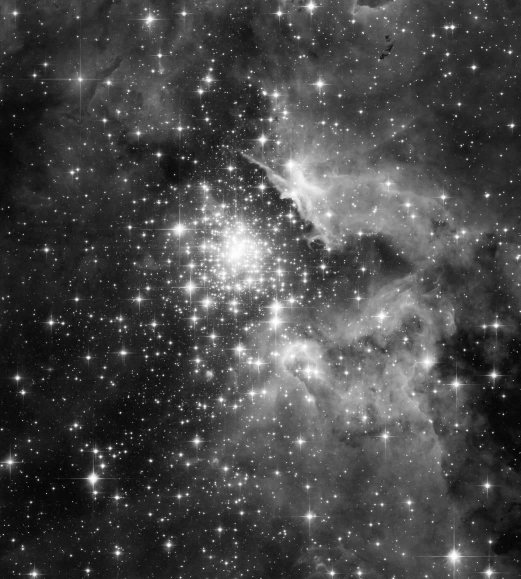
#> input picture Volume1/06-SVD_ImageCompression/figures/hubble_gray.jpg, 1041 x 1158 px, found by its file name (shown at 1/2 size)
$ jupyter execute --allow-errors Volume1.ipynb   (shell and % lines are left out)   (Python 2 division)   (older library calls are emulated)
#> lines starting #> are read from the running program, lines starting #| are printed output that depends on the picture
# _Foundations of Applied Mathematics_ Labs: Volume 1

# 1. Linear Transformations

[cell 1]
import numpy as np
from matplotlib import pyplot as plt

#> (a cell that did not finish here is left out)

**Problem 1.** Write a function for each type of linear transformation (_stretch_, _shear_, _reflection_, _rotation_, _composition_). Each function should accept an array to transform and the scalars that define the transformation ($a$ and $b$ for stretch, shear, and reflection, and $θ$ for rotation). Construct the matrix representation, left multiply it with the input array, and return the transformed array.

To test these functions, write a function to plot the original points in `horse.npy` together with the transformed points in subplots for a side-by-side comparison. Compare your results to Figure 1.1.

[cell 3]
class HorseImage:
    """
    Object-oriented
    """

    def __init__(self, data=None, filename=None):
        """
        check if data exists, if not then load it, if so then use
        """
        data = np.load("data/horse.npy")
        self.plot(data)

    # [5 lines left out: function plot, not called in this run]

#> (a cell that did not finish here is left out)

[cell 5]
# [10 lines left out: function stretch, not called in this run]

#> (a cell that did not finish here is left out)

[cell 7]
# [10 lines left out: function shear, not called in this run]

#> (a cell that did not finish here is left out)

[cell 9]
# [7 lines left out: function reflection, not called in this run]

#> (a cell that did not finish here is left out)

[cell 11]
from math import pi, cos, sin

[cell 12]
# [7 lines left out: function rotation, not called in this run]

#> (a cell that did not finish here is left out)

Take this function and make a class that

* takes a filename as an input
* imports the file
* does each transform as a method

#> (a cell that did not finish here is left out)

#> (a cell that did not finish here is left out)

**Problem 2.** The moon orbits the earth while the earth orbits the sun. Assuming circular orbits, we can compute the trajectories of both the earth and the moon using only linear and affine transformations.

Assume an orientation where both the earth and moon travel counterclockwise, with the sun at the origin. Let $\mathbf{p}_e(t)$ and $\mathbf{p}_m(t)$ be the positions of the earth and the moon at time $t$, respectively, and let $ω_e$ and $ω_m$ be each celestial body’s angular momentum. For a particular time $t$, we calculate $\mathbf{p}_e(t)$ and $\mathbf{p}_m(t)$ with the following steps:

1. Compute $\mathbf{p}_e(t)$ by rotating the initial vector $\mathbf{p}_e(0)$ counterclockwise about the origin by $tω_e$ radians.

2. Calculate the position of the moon relative to the earth at time $t$ by rotating the vector $\mathbf{p}_m(0) − \mathbf{p}_e(0)$ counterclockwise about the origin by $tω_m$ radians.

3. To compute $\mathbf{p}_m(t)$, translate the vector resulting from the previous step by $p_e(t)$.

Write a function that accepts a final time $T$ and the angular momenta $ω_e$ and $ω_m$. Assuming initial positions $\mathbf{p}_e(0) = (10, 0)$ and $\mathbf{p}_m(0) = (11, 0)$, plot $\mathbf{p}_e(t)$ and $\mathbf{p}_m(t)$ over the time interval $t ∈ [0, T]$.

The moon travels around the earth approximately 13 times every year. With $T = 3π/2$, $ω_e = 1$, and $ω_m = 13$, your plot should resemble the following figure (fix the aspect ratio with `ax.set_aspect("equal")`).

### Timing Code

The following code is useful for measuring how long it takes for code to run:

[cell 16]
import time

def for_loop():
    """Go through ten million iterations of nothing."""
    for _ in range(int(1e7)):
        pass

def time_for_loop():
    """Time for_loop() with time.time()."""
    start = time.time()             # Clock the starting time.
    for_loop()
    return time.time() - start      # Return the elapsed time.

time_for_loop()

The `%timeit` command is used in iPython for timing a single line of code.

[cell 17]
for_loop()

#### Timing an Algorithm

[cell 18]
from random import random

def random_vector(n):       # Equivalent to np.random.random(n).tolist()
    """Generate a random vector of length n as a list."""
    return [random() for i in range(n)]

def random_matrix(n):       # Equivalent to np.random.random((n,n)).tolist()
    """Generate a random nxn matrix as a list of lists."""
    return [[random() for j in range(n)] for i in range(n)]

[cell 19]
domain = 2**np.arange(1,13)
times = []
for n in domain:
    start = time.time()
    random_matrix(n)
    times.append(time.time() - start)

plt.plot(domain, times, 'g.-', linewidth=2, markersize=15)
plt.xlabel("n", fontsize=14)
plt.ylabel("Seconds", fontsize=14)
plt.show()
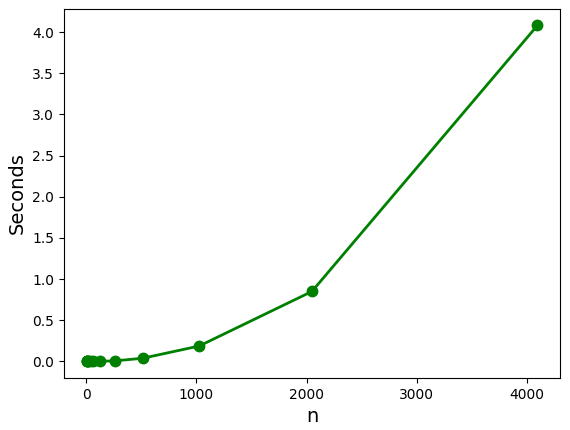
#> figure drawn by matplotlib, 1 panel; curve peaks at x = 4096, y = 4.08

# 2. Linear Systems

### Gaussian Elimination

[cell 20]
import numpy as np

A = np.array([[1, 1, 1, 1],
              [1, 4, 2, 3],
              [4, 7, 8, 9]], dtype=np.float)

# Reduce the 0th column to zeros below the diagonal.
A[1,0:] -= (A[1,0] / A[0,0]) * A[0]
A[2,0:] -= (A[2,0] / A[0,0]) * A[0]

# Reduce the 1st column to zeros below the diagonal.
A[2,1:] -= (A[2,1] / A[1,1]) * A[1,1:]
print(A)

_Gaussian elimination is not numerically stable. The NumPy routines that employ row reduction use several tricks to reduce round-off error._

**Problem 1.** Write a function that reduces an arbitrary square matrix $A$ to REF.
You may assume that $A$ is invertible and that a $0$ will never appear on the main diagonal (so only use type III row reductions, not type II).
Avoid operating on entries that you know will be $0$ before and after a row operation. Use at most two nested loops.

Test your function with small test cases that you can check by hand.
Consider using `np.random.randint()` to generate a few manageable tests cases.

**Solution 1.**

### LU Decomposition

**Problem 2.** Write a function that finds the LU decomposition of a square matrix.
You may assume that the decomposition exists and requires no row swaps.

**Solution 2.**

### Forward and Backward Substitution

**Problem 3.** Write a function that, given $A$ and $b$, solves the square linear system $Ax = b$. Use the function from Problem 2 to compute $L$ and $U$, then use (2.1) and (2.2) to solve for $y$, then $x$. You may again assume that no row swaps are required ($P = I$ in this case).

**Solution 3.**

## SciPy

[cell 21]
import scipy as sp
hasattr(sp, "stats")            # The stats module isn't loaded yet.

[cell 22]
from scipy import stats         # Import stats explicitly. Access it
hasattr(sp, "stats")            # with 'stats' or 'sp.stats'.

### Linear Algebra

[cell 23]
from scipy import linalg as la

# Make a random matrix and a random vector.
A = np.random.random((1000,1000))
b = np.random.random(1000)

# Compute the LU decomposition of A, including pivots.
L, P = la.lu_factor(A)

# Use the LU decomposition to solve Ax = b.
x = la.lu_solve((L,P), b)

# Check that the solution is legitimate.
np.allclose(A @ x, b)

**Problem 4.** Write a function that times different `scipy.linalg` functions for solving square linear systems.

For various values of $n$, generate a random $n \times n$ matrix $A$ and a random $n$-vector $b$ using `np.random.random()`.
Time how long it takes to solve the system $Ax = b$ with each of the following approaches:

1. Invert $A$ with `la.inv()` and left-multiply the inverse to $b$.
1. Use `la.solve()`.
1. Use `la.lu_factor()` and `la.lu_solve()` to solve the system with the LU decomposition.
1. Use `la.lu_factor()` and `la.lu_solve()`, but only time `la.lu_solve()` (not the time it takes to do the factorization with `la.lu_factor()`).

Plot the system size $n$ versus the execution times.
Use log scales if needed.

**Solution 4.**

### Sparse Matrices

#### Coordinate Format:

[cell 24]
from scipy import sparse

# Define the rows, columns, and values separately.
rows = np.array([0, 1, 0])
cols = np.array([0, 1, 1])
vals = np.array([3, 5, 2])
A = sparse.coo_matrix((vals, (rows,cols)), shape=(3,3))
print(A)

[cell 25]
# The toarray() method casts the sparse matrix as a NumPy array.
# Note that this method forfeits all sparsity-related optimizations.
print(A.toarray())

#### DOK and LIL Formats:

[cell 26]
B = sparse.lil_matrix((2,6))
B[0,2] = 4
B[1,3:] = 9

print(B.toarray())

#### DIA Format:

[cell 27]
# Use sparse.diags() to create a matrix with diagonal entries.
diagonals = [[1,2],[3,4,5],[6]]     # List the diagonal entries.
offsets = [-1,0,3]                  # Specify the diagonal they go on.
print(sparse.diags(diagonals, offsets, shape=(3,4)).toarray())

[cell 28]
# If all of the diagonals have the same entry, specify the entry alone.
A = sparse.diags([1,3,6], offsets, shape=(3,4))
print(A.toarray())

[cell 29]
# Modify a diagonal with the setdiag() method.
A.setdiag([4,4,4], 0)
print(A.toarray())

#### BSR Format:

[cell 30]
# Use sparse.bmat() to create a block matrix. Use 'None' for zero blocks.
A = sparse.coo_matrix(np.ones((2,2)))
B = sparse.coo_matrix(np.full((2,2), 2.))
print(sparse.bmat([[  A , None,  A  ],
                   [None,  B  , None]],
                  format='bsr').toarray())

[cell 31]
# Use sparse.block_diag() to construct a block diagonal matrix.
print(sparse.block_diag((A,B)).toarray())

NOTE: Visualizing a sparse matrix

[cell 32]
from matplotlib import pyplot as plt

# Construct and show a matrix with 50 2x3 diagonal blocks.
B = sparse.coo_matrix([[1,3,5],[7,9,11]])
A = sparse.block_diag([B]*50)
plt.spy(A, markersize=1)
plt.show()
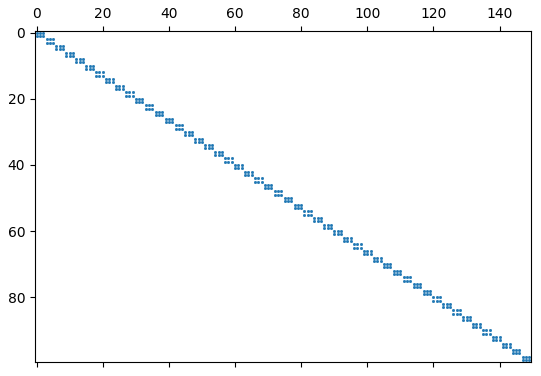
#> figure drawn by matplotlib, 1 panel

**Problem 5.** Let $I$ be the $n\times n$ identity matrix, and define

$A =\begin{bmatrix}
B & I &      &        & \\
I & B &  I   &        & \\
  & I & \ddots & \ddots & \\
  &   & \ddots & \ddots & I \\
  &   &        &    I   & B
\end{bmatrix}$, $\quad$
$B = \begin{bmatrix}
-4 &  1 &      &        & \\
 1 & -4 &  1   &        & \\
   &  1 & \ddots & \ddots & \\
   &    & \ddots & \ddots & 1 \\
   &    &        &    1   & -4
\end{bmatrix}$,

where $A$ is $n^2\times n^2$ and each block $B$ is $n\times n$.
The large matrix $A$ is used in finite difference methods for solving Laplace's equation in two dimensions, $\frac{\partial^2u}{\partial x^2} + \frac{\partial^2u}{\partial y^2} = 0$.

Write a function that accepts an integer $n$ and constructs and returns $A$ as a sparse matrix. Use `plt.spy()` to check that your matrix has nonzero values in the correct places.

**Solution 5.**

#### Sparse Matrix Operations

[cell 33]
# Initialize a sparse matrix incrementally as a lil_matrix.
A = sparse.lil_matrix((10000,10000))
for k in range(10000):
    A[np.random.randint(0,9999), np.random.randint(0,9999)] = k
A

[cell 34]
# Convert A to CSR and CSC formats to compute the matrix product AA.
Acsr = A.tocsr()
Acsc = A.tocsc()
Acsr.dot(Acsc)

_Note that NumPy arrays and SciPy sparse matrices have slightly different syntax._ SciPy has its own linear algebra library for sparse matrices.

[cell 35]
from scipy.sparse import linalg as spla

**Problem 6.** Write a function that times regular and sparse linear system solvers.

For various values of $n$, generate the $n^2 \times n^2$ matrix $A$ described in Problem 5 and a random vector $\mathbf{b}$ with $n^2$ entries.
Time how long it takes to solve the system $A\mathbf{x} = \mathbf{b}$ with each of the following approaches:

1. Convert $A$ to CSR format and use `scipy.sparse.linalg.spsolve()` (`spla.spsolve()`).

1. Convert $A$ to a NumPy array and use `scipy.linalg.solve()` (`la.solve()`).

In each experiment, only time how long it takes to solve the system (not how long it takes to convert $A$ to the appropriate format).

Plot the system size $n^{2}$ versus the execution times.
As always, use log scales where appropriate and use a legend to label each line.

**Solution 6.**

#### Improvements on the LU Decomposition

[cell 36]
A = np.zeros(3) + np.vstack(np.arange(3))
P = np.arange(3)
print(A)

[cell 37]
# Swap rows 1 and 2.
A[1], A[2] = np.copy(A[2]), np.copy(A[1])
P[1], P[2] = P[2], P[1]
print(A)                        # A with the new row arrangement.

[cell 38]
print(P)                        # The permutation of the rows.

[cell 39]
print(A[P])                     # A with the original row arrangement.

# 3. The QR Decomposition

[cell 40]
import numpy as np
from scipy import linalg as la

# Generate a random matrix and get its reduced QR decomposition via SciPy.
A = np.random.random((6,4))
Q,R = la.qr(A, mode="economic") # Use mode="economic" for reduced QR.
print(A.shape, Q.shape, R.shape)

[cell 41]
# Verify that R is upper triangular, Q is orthonormal, and QR = A.
np.allclose(np.triu(R), R)

[cell 42]
np.allclose(Q.T @ Q, np.identity(4))

[cell 43]
np.allclose(Q @ R, A)

[cell 44]
sign = lambda x: 1 if x >= 0 else -1

A = np.random.random((5, 3))
Q,R = la.qr(A)                  # Get the full QR decomposition.
print(A.shape, Q.shape, R.shape)

[cell 45]
np.allclose(Q @ R, A)

[cell 46]
# Generate a random matrix and get its upper Hessenberg form via SciPy.
A = np.random.random((8,8))
H, Q = la.hessenberg(A, calc_q=True)

# Verify that H has all zeros below the first subdiagonal and QHQ^T = A.
np.allclose(np.triu(H, -1), H)

[cell 47]
np.allclose(Q @ H @ Q.T, A)

[cell 48]
A = np.reshape(np.arange(4) + 1j*np.arange(4), (2,2))
print(A)

[cell 49]
print(A.T)                      # Regular transpose.

[cell 50]
print(A.conj().T)               # Hermitian conjugate.

[cell 51]
x = np.arange(2) + 1j*np.arange(2)
print(x)

[cell 52]
np.dot(x, x)                    # Standard real inner product.

#> (a cell that did not finish here is left out)

#> (a cell that did not finish here is left out)

# 4. Least Squares and Computing Eigenvalues

[cell 55]
import numpy as np
from scipy.stats import linregress

# Generate some random data close to the line y = .5x - 3.
x = np.linspace(0, 10, 20)
y = .5*x - 3 + np.random.randn(20)

# Use linregress() to calculate m and b, as well as the correlation
# coefficient, p-value, and standard error. See the documentation for
# details on each of these extra return values.
a, b, rvalue, pvalue, stderr = linregress(x, y)

[cell 56]
plt.plot(x, y, 'k*', label="Data Points")
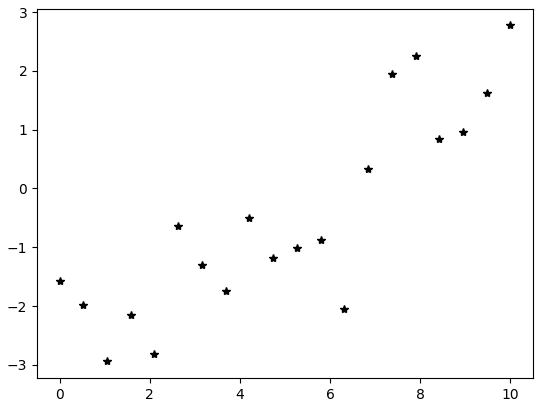
#> figure drawn by matplotlib, 1 panel; curve peaks at x = 10, y = 2.77

[cell 57]
plt.plot(x, a*x + b, label="Least Squares Fit")

[cell 58]
plt.legend(loc="upper left")

[cell 59]
plt.show()

[cell 60]
print(np.vander([2, 3, 5], 2))

[cell 61]
print(np.vander([2, 3, 5, 4], 3))

[cell 62]
# Create a callable object for the polynomial f(x) = (x-1)(x-2) = x^2 - 3x + 2.
f = np.poly1d([1, -3, 2])
print(f)

[cell 63]
# Evaluate f(x) for several values of x in a single function call.
f([1, 2, 3, 4])

[cell 64]
from scipy import linalg as la

# Define A and b appropriately.

# Solve the normal equations using SciPy's least squares routine.
# The least squares solution is the first of four return values.
#> (the rest of this cell did not finish here and is left out)

#> (a cell that did not finish here is left out)

# 5. Image Segmentation

[cell 66]
A = np.array([[0,1,0,0,1,0],[1,0,1,0,1,0],
                  [0,1,0,1,0,0],[0,0,1,0,1,1],
                  [1,1,0,1,0,0],[0,0,0,1,0,0]])

np.linalg.matrix_power(A,2)

[cell 67]
np.linalg.matrix_power(A, 6)

[cell 68]
# [5 lines left out: function sparse_generator, not called in this run]

#> (a cell that did not finish here is left out)

# 6. The SVD and Image Compression

[cell 70]

import numpy as np
from scipy import linalg as la

# Generate a random matrix and get its compact SVD via SciPy.
A = np.random.random((10,5))
U,s,Vh = la.svd(A, full_matrices=False)
print(U.shape, s.shape, Vh.shape)

# Verify that U is orthonormal, U Sigma Vh = A, and the rank is correct.
np.allclose(U.T @ U, np.identity(5))
np.allclose(U @ np.diag(s) @ Vh, A)
np.linalg.matrix_rank(A) == len(s)

A = np.random.random((20, 20))
A.size

from matplotlib import pyplot as plt

# Send the RGB values to the interval (0,1).
image_gray = plt.imread("hubble_gray.jpg") / 255.
image_gray.shape            # Grayscale images are 2-d arrays.

#> (the rest of this cell did not finish here and is left out)

# 7. Facial Recognition

#> (a cell that did not finish here is left out)

**Problem 1.** Write a function that accepts an image as a flattened $mn$-vector, along with its original dimensions $m$ and $n$.
Use `np.reshape()` to convert the flattened image into its original $m\times n$ shape and display the result with `plt.imshow()`. (Hint: use `cmap='gray'` in `plt.imshow()` to display images in grayscale.)

Unzip the `faces94.zip` archive and use `get_faces()` to construct $F$.
Each `faces94` image is $200 \times 180$, and there are 153 people in the dataset, so $F$ should be $36000 \times 153$. Use your function to display one of the images stored in $F$.

**Solution 1.**

**Problem 2.** Write a class called `FacialRec` whose constructor accepts a path to a directory of images. In the constructor, use `get_faces()` to construct $F$, then compute the mean face $\boldsymbol\mu$ and the shifted faces $\bar{F}$. Store each array as an attribute. (Hint: Both $\boldsymbol\mu$ and $\bar{F}$ can be computed in a single line of code by using NumPy functions and/or array broadcasting.)

Use your function from Problem 1 to visualize the mean face, and compare it to Figure 7.1a.
Also display an original face and its corresponding mean-shifted face.
Compare your results with Figures 7.1b and 7.1c.

**Solution 2.**

**Problem 3.** In the constructor of `FacialRec`, calculate the compact SVD of $\bar{F}$ and save the matrix $U$ as an attribute.
Compare the computed eigenfaces (the columns of $U$) to Figure 7.2.

Also write a method that accepts a vector of length $mn$ or an $mn\times l$ matrix, as well as an integer $s$.
Construct $U_s$ by taking the first $s$ columns of $U$, then use (7.1)
or (7.2) to calculate the projection of the input vector or matrix
onto the span of the first $s$ eigenfaces. (Hint: this method should be implemented with a single line of code.)

**Solution 3.**

**Problem 4.**

**Solution 4.**

**Problem 5.**

**Solution 5.**

**Problem 6.**

**Solution 6.**

# 8. Differentiation

# 9. Newton’s Method

[cell 72]
F = lambda x: x / 2
x0, tol, maxiters = 10, 1e-9, 8
for k in range(maxiters):           # Iterate at most N times.
    print(x0, end='  ')
    x1 = F(x0)                      # Compute the next iteration.
    if abs(x1 - x0) < tol:          # Check for convergence.
        break                       # Upon convergence, stop iterating.
    x0 = x1                         # Otherwise, continue iterating.

[cell 73]
import numpy as np
f = lambda x: np.sign(x) * np.power(np.abs(x), 1./3)

x_real = np.linspace(-1.5, 1.5, 500)    # Real parts.
x_imag = np.linspace(-1.5, 1.5, 500)    # Imaginary parts.
X_real, X_imag = np.meshgrid(x_real, x_imag)
X_0 = X_real + 1j*X_imag                # Combine real and imaginary parts.

[cell 74]
f = lambda x: x**3 - 1
Df = lambda x: 3*x**2
X_1 = X_0 - f(X_0)/Df(X_0)

# 10. Conditioning and Stability

[cell 75]
import numpy as np
from scipy import linalg as la

A = np.array([[1, 1], [1, 1+1e-10]])
np.linalg.cond(A)

[cell 76]
# Set up and solve a simple system of equations.
b1 = np.array([2, 2])
x1 = la.solve(A, b1)
print(x1)

[cell 77]
# Solve a system with a very slightly different vector b.
b2 = np.array([2, 2+1e-5])
la.norm(b1 - b2)
x2 = la.solve(A, b2)
print(x2) # This solution is hugely different!

[cell 78]
w_coeffs = np.array([1, -210, 20615, -1256850, 53327946, -1672280820,
                    40171771630, -756111184500, 11310276995381,
                    -135585182899530, 1307535010540395,
                    -10142299865511450, 63030812099294896,
                    -311333643161390640, 1206647803780373360,
                    -3599979517947607200, 8037811822645051776,
                    -12870931245150988800, 13803759753640704000,
                    -8752948036761600000, 2432902008176640000])
w_roots = np.arange(1, 21)

[cell 79]
import sympy as sy
from matplotlib import pyplot as plt

# The roots of w are 1, 2, ..., 20.
w_roots = np.arange(1, 21)

# Get the exact Wilkinson polynomial coefficients using SymPy.
x, i = sy.symbols('x i')
w = sy.poly_from_expr(sy.product(x-i, (i, 1, 20)))[0]
w_coeffs = np.array(w.all_coeffs())
print(w_coeffs[:6])

[cell 80]
# Perturb one of the coefficients very slightly.
h = np.zeros(21)
h[1]=1e-7
new_coeffs = w_coeffs - h
print(new_coeffs[:6])

[cell 81]
# Use NumPy to compute the roots of the perturbed polynomial.
new_roots = np.roots(np.poly1d(new_coeffs))

[cell 82]
# Sort the roots to ensure that they are in the same order.
w_roots = np.sort(w_roots)
new_roots = np.sort(new_roots)

[cell 83]
# Estimate the absolute condition number in the infinity norm.
k = la.norm(new_roots - w_roots, np.inf) / la.norm(h, np.inf)
print(k)

[cell 84]
# Estimate the relative condition number in the infinity norm.
k * la.norm(w_coeffs, np.inf) / la.norm(w_roots, np.inf) # This is huge!!

[cell 85]
reals = np.random.normal(0, 1e-10, A.shape)
imags = np.random.normal(0, 1e-10, A.shape)
H = reals + 1j*imags

# w_coeffs holds the coefficients and w_roots holds the true roots.
computed_roots = np.sort(np.roots(np.poly1d(w_coeffs)))
print(computed_roots[:6])       # The computed roots are close to integers.

[cell 86]
# Compute the forward error.
forward_error = la.norm(w_roots - computed_roots)
print(forward_error)

[cell 87]
# Compute the relative forward error.
forward_error / la.norm(w_roots) # The error is nice and small.

[cell 88]
# Use least squares to approximate sin(x) with a five-degree polynomial.
x = np.linspace(0, 6, 10)           # The x-values of the data.
b = np.sin(x) + .2*np.random.randn(10) # The y-values of the data (noisy).
A = np.vander(x, 6)                 # Set up the matrix of data values.
coeffs = la.lstsq(A, b)[0]          # Get the polynomial coefficients.

domain = np.linspace(0, 6, 100)     # Define a finer domain for plotting.
plt.plot(x, b, 'k*')				# Plot the approximated points.
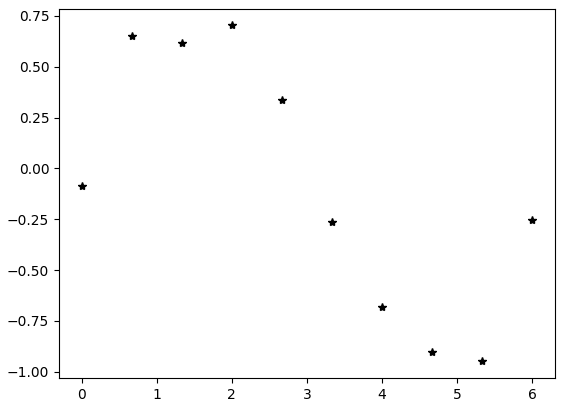
#> figure drawn by matplotlib, 1 panel; curve peaks at x = 2, y = 0.703

[cell 89]
plt.plot(domain, np.sin(domain))
#> (the rest of the program and of its run is left out)
